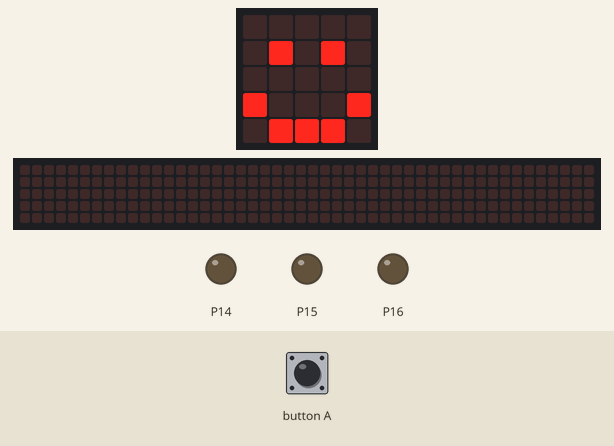
Bench run of a program on a simulated BBC micro:bit (MakeCode). On the bench: the board's 5×5 LED display, a strip that is not on the board, showing the scrolling text unrolled, output pins drawn as LEDs (lit = HIGH). The inputs (shaded band) are chosen by the test bench. The 48×5 strip is a reading aid, not a part: it shows the text the display is scrolling, unrolled, one strip-width of it at a time.

Above: at 1.8 s.
1.9 s: button A pressed for 0.15 s
At 2.5 s:
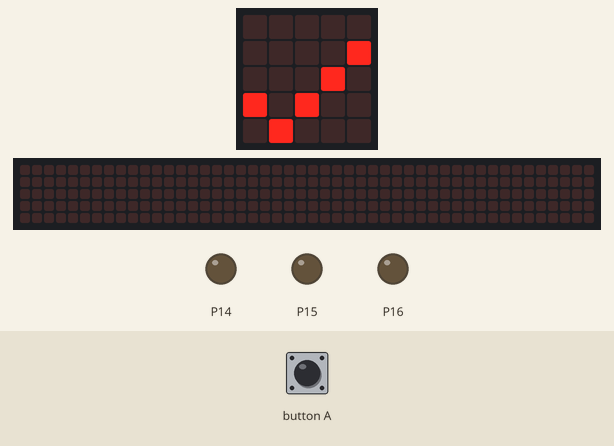
At 6.02 s:
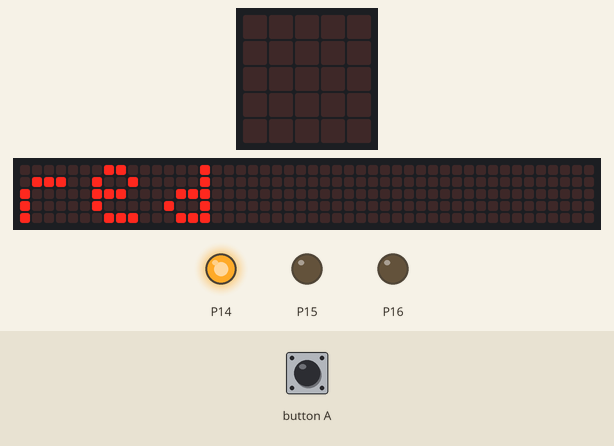
Timing chart, 0 to 24.9 s (numbered marks = the images above; inputs shaded):
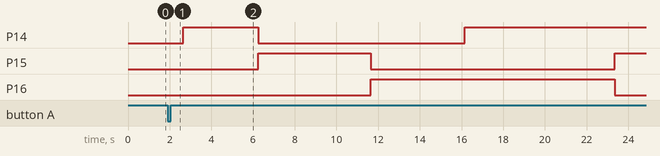

The program:

main.ts
```typescript
// (licence header left out)
// setting up
basic.clearScreen()
basic.showIcon(IconNames.Happy)

// shows all colors on A button
input.onButtonPressed(Button.A, function () {
    basic.showIcon(IconNames.Yes)
    // turns on red pin
    pins.digitalWritePin(DigitalPin.P14, 1)
    basic.showString('red')
    pins.digitalWritePin(DigitalPin.P14, 0)
    basic.clearScreen()

    // turns on green pin
    pins.digitalWritePin(DigitalPin.P15, 1)
    basic.showString('green')
    pins.digitalWritePin(DigitalPin.P15, 0)
    basic.clearScreen()
    // turns on blue pin
    pins.digitalWritePin(DigitalPin.P16, 1)
    basic.showString('blue')
    pins.digitalWritePin(DigitalPin.P16, 0)
    basic.clearScreen()

    // turns on blue and red pin(magenta)
    pins.digitalWritePin(DigitalPin.P14, 1)
    pins.digitalWritePin(DigitalPin.P16, 1)
    basic.showString('magenta')
    pins.digitalWritePin(DigitalPin.P14, 0)
    pins.digitalWritePin(DigitalPin.P16, 0)
    basic.clearScreen()

    // turns on green and red pin(yellow)
    pins.digitalWritePin(DigitalPin.P14, 1)
    pins.digitalWritePin(DigitalPin.P15, 1)
    basic.showString('yellow')
    pins.digitalWritePin(DigitalPin.P14, 0)
    pins.digitalWritePin(DigitalPin.P15, 0)
    basic.clearScreen()

    // turns on green and blue pin(cyan)
    pins.digitalWritePin(DigitalPin.P15, 1)
    pins.digitalWritePin(DigitalPin.P16, 1)
    basic.showString('cyan')
    pins.digitalWritePin(DigitalPin.P15, 0)
    pins.digitalWritePin(DigitalPin.P16, 0)
    basic.clearScreen()

    // turns on green, red and blue pin(white)
    pins.digitalWritePin(DigitalPin.P14, 1)
    pins.digitalWritePin(DigitalPin.P15, 1)
    pins.digitalWritePin(DigitalPin.P16, 1)
    basic.showString('white')
    basic.clearScreen()

    // turning off everything(no color)
    pins.digitalWritePin(DigitalPin.P14, 0)
    pins.digitalWritePin(DigitalPin.P15, 0)
    pins.digitalWritePin(DigitalPin.P16, 0)
    basic.showString('no color')
    basic.clearScreen()
    basic.showIcon(IconNames.Happy)
})
```

Measured:
- after the input at 1.9 s, P14: LOW → HIGH after 0.75 s, → LOW 3.6 s later, → HIGH 9.9 s later; P15: LOW → HIGH after 4.4 s, → LOW 5.4 s later, → HIGH 11.7 s later; P16: LOW → HIGH after 9.8 s, → LOW 11.7 s later; the display: changes after 0.15 s (image 1)
- what the display in image 1 shows lasts 0.6 s, from 2.1 s to 2.7 s
- what the display in image 2 shows lasts 0.5 s, from 5.8 s to 6.3 s
